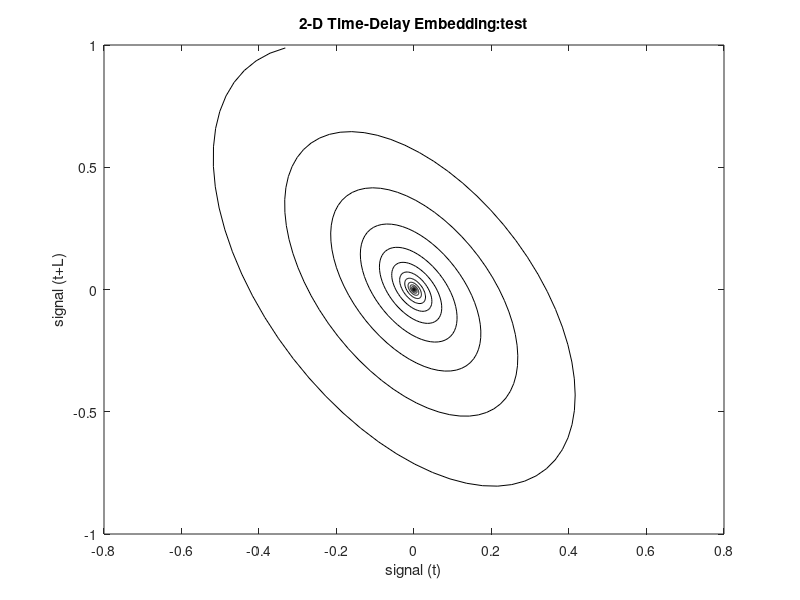

Source code (MATLAB):
%% init

clear; close all;

subjname = 'test'

%% temp filenames when building code

% fperm = 'TEMP.csv_E4_UP1_smoothedandresampled.csv';
% pperm = '/Users/vedantchandra/JHM-Research/spaceflight-adaptation/data/smoothed/subj1/'
% 
% file = {fperm} 
% path = {pperm}

%% main

x = 1:1000;

signal = exp(-0.007*x).*cos(0.1*x);

fs = 4; %CHANGE AS NEEDED

%plot(signal);

%% Time delay

[acorr,lagtime] = xcorr(signal-mean(signal),'coeff');
%plot(lagtime,acorr)
[dummmy,mid] = max(acorr);
acorr = acorr(mid:end);
lagtime = lagtime(mid:end);
L = find(acorr < max(acorr)/exp(1),1);


% plot(lagtime,acorr)
% hold on 
% plot(L,acorr(L),'ro')
% hold off


%% embedding

k = 7

delayedsignal = [zeros(1,k*L) signal];
delayedsignal(length(signal)+1:end) = [];

%plot(delayedsignal)
plot(signal(k*L+1:end),delayedsignal(k*L+1:end),'k')
title(strcat('2-D Time-Delay Embedding: ',subjname))
xlabel('signal (t)')
ylabel('signal (t+L)')
%savefig(strcat('plots/2d-embeddings/2dEmbed',subjname));

